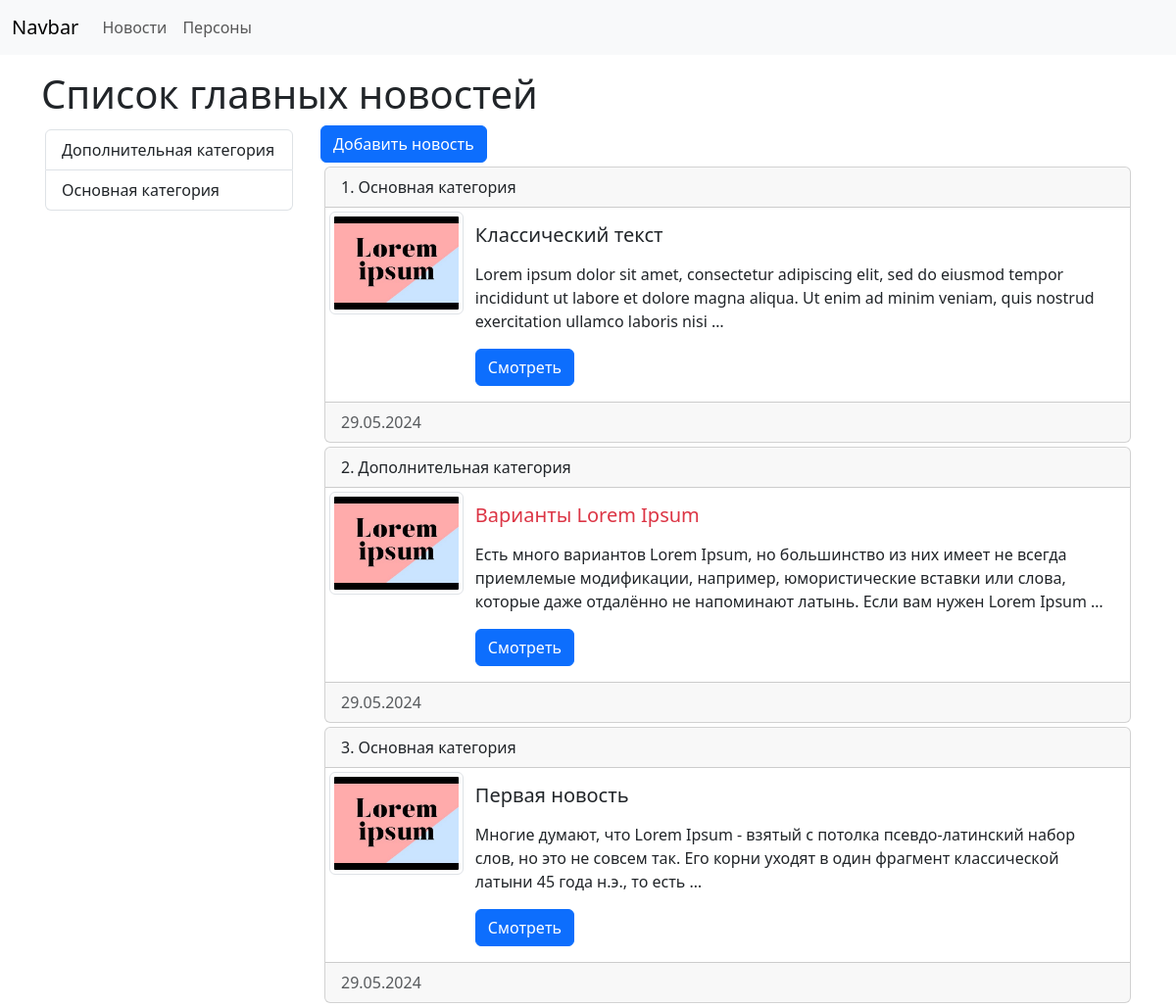
Page /news/ on the committed database.
### news/models.py (models this page shows, shortened)
class NewsCategory(models.Model):
    title = models.CharField(max_length=100,verbose_name='Название')
    def __str__(self):
        return self.title
    def get_absolute_url(self):
        return reverse_lazy('catnews', kwargs={'catid': self.pk})
    class Meta:
        verbose_name = 'Категория'
        verbose_name_plural = 'Категории'
        ordering = ['title']

class News(models.Model):
    class Meta:
        verbose_name = 'Новость'
        verbose_name_plural = 'Новости'
        ordering = ['-created_at']
    title = models.CharField(max_length=100,verbose_name='Заголовок')
    created_at = models.DateTimeField(auto_now_add=True,verbose_name='Создано')
    updated_at = models.DateTimeField(auto_now=True,verbose_name='Обновлено')
    content = models.TextField(blank=True, null=True,verbose_name='Контент')
    photo = models.ImageField(upload_to='images/%Y/%m/%d/', blank=True, null=True,verbose_name='Фото')
    is_published = models.BooleanField(default=True,verbose_name='Опубликовано')
    category = models.ForeignKey('NewsCategory', on_delete=models.PROTECT,null=True,verbose_name='Категория')
    def get_absolute_url(self):
        return reverse_lazy('newsdetail', kwargs={'newsid': self.pk})

### news/views.py (the view)
# urls.py: path('', index, name='allhumans'),
def index(request):
    news = News.objects.all()
    return render(request, 'news/index.html', {'news': news, 'title': 'Список главных новостей'})

### news/templatetags/news_tag.py (called while the page is built)
@register.simple_tag(name='get_cats')
def get_cats():
    return NewsCategory.objects.all()

### news/templates/news/index.html (shortened to what this page needs)
{% extends 'base.html' %}
{% block sidebar %}
{% include 'news/listcat.html' %}
{% endblock %}
{% block content %}
<div class="row">
  <div class="col-md-3">
  <a href="{% url 'addnews' %}" class="btn btn-primary">Добавить новость</a>
  </div>
</div>
  {% for i in news %}
  <div class="card m-1">
      <div class="card-header">{{ forloop.counter }}. {{i.category}}</div>
      <div class="row g-0">
        <div class="col-md-2">
          <img src="{{ i.photo.url }}" class="m-1 img-thumbnail" alt="">
        </div>
        <div class="col-md-10">
          <div class="card-body">
            <h5 class="card-title {% cycle 'text-succes' 'text-danger' %}">{{i.title}}</h5>
            <p class="card-text">{{i.content|truncatewords:30|linebreaks}}</p>
            <a href="{{ i.get_absolute_url }}" class="btn btn-primary">Смотреть</a>
        </div>
        </div>
      </div>
      <div class="card-footer text-body-secondary">
          {{i.created_at|date:"d.m.Y"}}
      </div>
  </div>
  {% endfor %}
{% endblock %}

### news/templates/news/listcat.html
{% load news_tag %}
<div class="list-group m-1">
    {% get_cats as cats %}
    {% for i in cats %}
    <a href="{{ i.get_absolute_url }}" class="list-group-item list-group-item-action">{{i.title}}</a>
    {% endfor %}
</div>

### myproj/static/css/style.css (style rules this page uses)
:root { background-color: #ccc !important; }

### rows in the picture
NewsCategory: title "Дополнительная категория"
NewsCategory: title "Основная категория"
News: category "Основная категория", photo (placeholder picture), title "Классический текст", content "Lorem ipsum dolor sit amet, consectetur adipiscing elit, sed do eiusmod tempor incididunt ut labore et dolore magna aliqua. Ut enim ad minim veniam, quis nostrud exercitation ullamco laboris nisi …", created_at "29.05.2024"
News: category "Дополнительная категория", photo (placeholder picture), title "Варианты Lorem Ipsum", content "Есть много вариантов Lorem Ipsum, но большинство из них имеет не всегда приемлемые модификации, например, юмористические вставки или слова, которые даже отдалённо не напоминают латынь. Если вам нужен Lorem Ipsum …", created_at "29.05.2024"
News: category "Основная категория", photo (placeholder picture), title "Первая новость", content "Многие думают, что Lorem Ipsum - взятый с потолка псевдо-латинский набор слов, но это не совсем так. Его корни уходят в один фрагмент классической латыни 45 года н.э., то есть …", created_at "29.05.2024"

### other values in the picture
{{ title }} "Список главных новостей"
